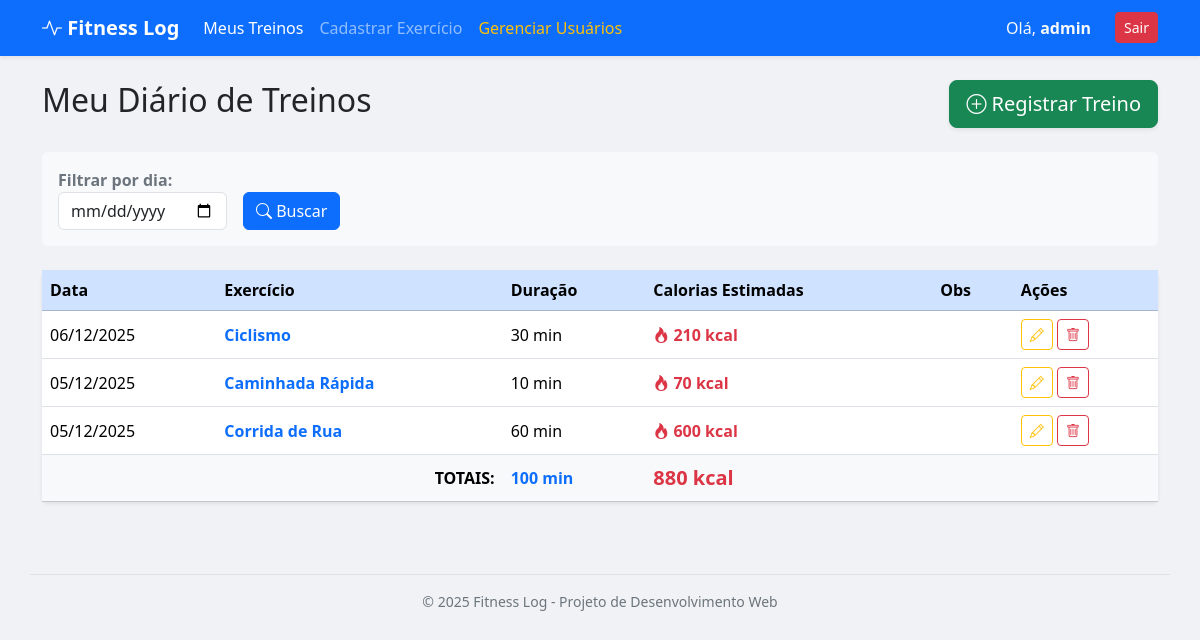
/ (signed in), run on the app's committed database.
### tables this page shows
CREATE TABLE `treinos` (
  `id` int(11) NOT NULL,
  `usuario_id` int(11) NOT NULL,
  `tipo_exercicio_id` int(11) NOT NULL,
  `duracao_minutos` int(11) NOT NULL,
  `data_treino` date NOT NULL,
  `observacoes` text DEFAULT NULL,
  `data_registro` timestamp NOT NULL DEFAULT current_timestamp()
);

CREATE TABLE `tipos_exercicio` (
  `id` int(11) NOT NULL,
  `descricao` varchar(100) NOT NULL,
  `calorias_por_minuto` int(11) DEFAULT NULL,
  `criado_por` int(11) DEFAULT NULL
);

### index.php (the view, shortened to what this page needs)
<?php
require_once 'config/database.php';
include 'includes/header.php';
?>
<?php
if (isset($_SESSION['usuario_logado'])):
    $id_usuario = $_SESSION['usuario_id'];
    $filtro_data = filter_input(INPUT_GET, 'filtro_data', FILTER_SANITIZE_SPECIAL_CHARS);
    $sql = "SELECT t.*, te.descricao as nome_exercicio, te.calorias_por_minuto
            FROM treinos t
            INNER JOIN tipos_exercicio te ON t.tipo_exercicio_id = te.id
            WHERE t.usuario_id = ?";
    $sql .= " ORDER BY t.data_treino DESC";
    $stmt = mysqli_prepare($conn, $sql);
    if ($filtro_data) {
        mysqli_stmt_bind_param($stmt, "is", $id_usuario, $filtro_data);
    } else {
        mysqli_stmt_bind_param($stmt, "i", $id_usuario);
    }
    mysqli_stmt_execute($stmt);
    $resultado = mysqli_stmt_get_result($stmt);
    $total_calorias_acumulado = 0;
    $total_minutos_acumulado = 0;
?>
    <div class="d-flex justify-content-between align-items-center mb-4">
        <h2>Meu Diário de Treinos</h2>
        <a href="treinos_cadastrar.php" class="btn btn-success btn-lg shadow-sm">
            <i class="bi bi-plus-circle"></i> Registrar Treino
        </a>
    </div>
    <div class="card mb-4 bg-light border-0">
        <div class="card-body py-3">
            <form action="index.php" method="GET" class="row g-3 align-items-end">
                <div class="col-auto">
                    <label class="form-label fw-bold mb-0 text-secondary">Filtrar por dia:</label>
                    <input type="date" name="filtro_data" class="form-control" value="<?= $filtro_data ?>">
                </div>
                <div class="col-auto">
                    <button type="submit" class="btn btn-primary">
                        <i class="bi bi-search"></i> Buscar
                    </button>
                </div>
            </form>
        </div>
    </div>
    <?php if (mysqli_num_rows($resultado) > 0): ?>
        <div class="card shadow-sm border-0">
            <div class="table-responsive">
                <table class="table table-hover align-middle mb-0">
                    <thead class="table-primary text-white">
                        <tr>
                            <th>Data</th>
                            <th>Exercício</th>
                            <th>Duração</th>
                            <th>Calorias Estimadas</th> <th>Obs</th>
                            <th>Ações</th>
                        </tr>
                    </thead>
                    <tbody>
                        <?php while ($treino = mysqli_fetch_assoc($resultado)):
                            $calorias_treino = $treino['duracao_minutos'] * $treino['calorias_por_minuto'];
                            $total_calorias_acumulado += $calorias_treino;
                            $total_minutos_acumulado += $treino['duracao_minutos'];
                        ?>
                            <tr>
                                <td><?= date('d/m/Y', strtotime($treino['data_treino'])); ?></td>
                                <td class="fw-bold text-primary">
                                    <?= htmlspecialchars($treino['nome_exercicio']); ?>
                                </td>
                                <td><?= $treino['duracao_minutos']; ?> min</td>
                                <td class="fw-bold text-danger">
                                    <i class="bi bi-fire"></i> <?= number_format($calorias_treino, 0, ',', '.'); ?> kcal
                                </td>
                                <td class="text-muted small"><?= htmlspecialchars($treino['observacoes']); ?></td>
                                <td>
                                    <a href="treinos_editar.php?id=<?= $treino['id']; ?>" class="btn btn-sm btn-outline-warning" title="Editar"><i class="bi bi-pencil"></i></a>
                                    <a href="processa.php?acao=excluir_treino&id=<?= $treino['id']; ?>"
                                       class="btn btn-sm btn-outline-danger"
                                       onclick="return confirm('Excluir este treino?');" title="Excluir"><i class="bi bi-trash"></i></a>
                                </td>
                            </tr>
                        <?php endwhile; ?>
                    </tbody>
                    <tfoot class="table-light fw-bold">
                        <tr>
                            <td colspan="2" class="text-end text-uppercase">Totais:</td>
                            <td class="text-primary"><?= $total_minutos_acumulado; ?> min</td>
                            <td class="text-danger fs-5"><?= number_format($total_calorias_acumulado, 0, ',', '.'); ?> kcal</td>
                            <td colspan="2"></td>
                        </tr>
                    </tfoot>
                </table>
            </div>
        </div>
    <?php endif; ?>
<?php endif; ?>
<?php
include 'includes/footer.php';
?>

### includes/header.php (shortened to what this page needs)
<?php
$caminho = (basename(getcwd()) == 'fitness_log') ? '' : '../';
?>
<!DOCTYPE html>
<html lang="pt-br">
<head>
    <link href="https://cdn.jsdelivr.net/npm/bootstrap@5.3.3/dist/css/bootstrap.min.css" rel="stylesheet">
    <link rel="stylesheet" href="https://cdn.jsdelivr.net/npm/bootstrap-icons@1.11.3/font/bootstrap-icons.min.css">
</head>
<body>
    <nav class="navbar navbar-expand-lg navbar-dark bg-primary shadow-sm">
        <div class="container">
            <a class="navbar-brand fw-bold" href="<?php echo $caminho; ?>index.php">
                <i class="bi bi-activity"></i> Fitness Log
            </a>
            <div class="collapse navbar-collapse" id="navbarNav">
                <ul class="navbar-nav me-auto">
                    <?php if (isset($_SESSION['usuario_logado'])): ?>
                        <li class="nav-item">
                            <a class="nav-link active" href="<?php echo $caminho; ?>index.php">Meus Treinos</a>
                        </li>
                        <li class="nav-item">
                            <a class="nav-link" href="<?php echo $caminho; ?>treinos_cadastrar.php">Cadastrar Exercício</a>
                        </li>
                        <?php if (isset($_SESSION['usuario_nivel']) && $_SESSION['usuario_nivel'] == 'Admin'): ?>
                            <li class="nav-item">
                                <a class="nav-link text-warning" href="<?php echo $caminho; ?>usuarios.php">Gerenciar Usuários</a>
                            </li>
                        <?php endif; ?>
                    <?php endif; ?>
                </ul>
                <ul class="navbar-nav">
                    <?php if (isset($_SESSION['usuario_logado'])): ?>
                        <li class="nav-item me-3">
                            <span class="nav-link text-light">Olá, <strong><?php echo htmlspecialchars($_SESSION['usuario_logado']); ?></strong></span>
                        </li>
                        <li class="nav-item">
                            <a href="<?php echo $caminho; ?>processa.php?acao=logout" class="btn btn-sm btn-danger mt-1">Sair</a>
                        </li>
                    <?php endif; ?>
                </ul>
            </div>
        </div>
    </nav>
    <div class="container mt-4">

### includes/footer.php (shortened to what this page needs)
</div>
    <footer class="text-center text-secondary py-4 mt-5">
        <div class="container border-top pt-3">
            <p class="mb-0 small">&copy; <?php echo date("Y"); ?> Fitness Log - Projeto de Desenvolvimento Web</p>
        </div>
    </footer>
</body>
</html>

### includes/header.php (style rules this page uses)
body { background-color: #f0f2f5; }

### data on the page
treinos: data_treino "06/12/2025", tipo_exercicio.descricao "Ciclismo", duracao_minutos "30", duracao_minutos.calorias_por_minuto "210"
treinos: data_treino "05/12/2025", tipo_exercicio.descricao "Caminhada Rápida", duracao_minutos "10", duracao_minutos.calorias_por_minuto "70"
treinos: data_treino "05/12/2025", tipo_exercicio.descricao "Corrida de Rua", duracao_minutos "60", duracao_minutos.calorias_por_minuto "600"

### other printed values
$_SESSION['usuario_logado'] "admin"
$total_minutos_acumulado "100"
$total_calorias_acumulado "880"
